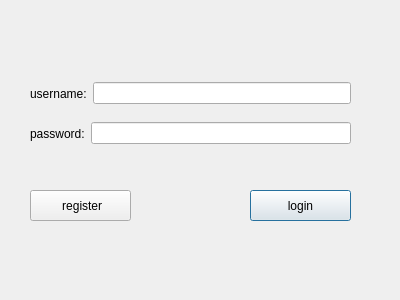
<?xml version="1.0" encoding="UTF-8"?>
<ui version="4.0">
 <class>LoginDlg</class>
 <widget class="QDialog" name="LoginDlg">
  <property name="geometry">
   <rect>
    <x>0</x>
    <y>0</y>
    <width>400</width>
    <height>300</height>
   </rect>
  </property>
  <property name="windowTitle">
   <string>login</string>
  </property>
  <widget class="QPushButton" name="btnLogin">
   <property name="geometry">
    <rect>
     <x>250</x>
     <y>190</y>
     <width>101</width>
     <height>31</height>
    </rect>
   </property>
   <property name="text">
    <string>login</string>
   </property>
  </widget>
  <widget class="QPushButton" name="btnRegister">
   <property name="geometry">
    <rect>
     <x>30</x>
     <y>190</y>
     <width>101</width>
     <height>31</height>
    </rect>
   </property>
   <property name="text">
    <string> register</string>
   </property>
  </widget>
  <widget class="QWidget" name="layoutWidget">
   <property name="geometry">
    <rect>
     <x>30</x>
     <y>120</y>
     <width>321</width>
     <height>27</height>
    </rect>
   </property>
   <layout class="QHBoxLayout" name="horizontalLayout">
    <item>
     <widget class="QLabel" name="labelPasswd">
      <property name="text">
       <string>password:</string>
      </property>
      <property name="buddy">
       <cstring>lineEditPasswd</cstring>
      </property>
     </widget>
    </item>
    <item>
     <widget class="QLineEdit" name="lineEditPasswd">
      <property name="echoMode">
       <enum>QLineEdit::Password</enum>
      </property>
     </widget>
    </item>
   </layout>
  </widget>
  <widget class="QWidget" name="layoutWidget">
   <property name="geometry">
    <rect>
     <x>30</x>
     <y>80</y>
     <width>321</width>
     <height>27</height>
    </rect>
   </property>
   <layout class="QHBoxLayout" name="horizontalLayout_2">
    <item>
     <widget class="QLabel" name="labelUsername">
      <property name="text">
       <string>username:</string>
      </property>
      <property name="buddy">
       <cstring>lingEditUsername</cstring>
      </property>
     </widget>
    </item>
    <item>
     <widget class="QLineEdit" name="lingEditUsername">
      <property name="text">
       <string/>
      </property>
     </widget>
    </item>
   </layout>
  </widget>
 </widget>
 <resources/>
 <connections/>
</ui>
